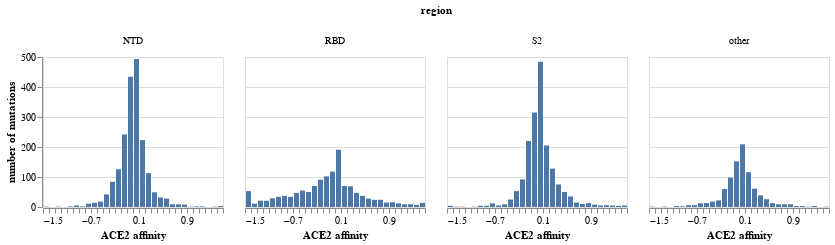

Notebook source saved alongside this figure:
### Code cell
cell_entry_slider = alt.param(
    value=init_min_cell_entry,
    bind=alt.binding_range(
        name="minimum cell_entry",
        min=all_muts_dms["cell entry"].min(),
        max=0,
    ),
)

affinity_lower_slider = alt.param(
    value=init_affinity_lower,
    bind=alt.binding_range(
        name="clip ACE2 affinity at this lower bound",
        min=all_muts_dms["ACE2 affinity"].min(),
        max=0,
    ),
)

affinity_upper_slider = alt.param(
    value=init_affinity_upper,
    bind=alt.binding_range(
        name="clip ACE2 affinity at this upper bound",
        max=all_muts_dms["ACE2 affinity"].max(),
        min=0,
    ),
)

density_hist = (
    alt.Chart(all_muts_dms)
    .transform_filter(alt.datum["cell entry"] >= cell_entry_slider)
    .transform_calculate(
        affinity_clipped=alt.expr.min(
            alt.expr.max(alt.datum["ACE2 affinity"], affinity_lower_slider),
            affinity_upper_slider,
        ),
    )
    .encode(
        x=alt.X(
            "affinity_clipped:Q",
            scale=alt.Scale(nice=False),
            bin=alt.BinParams(step=affinity_bin_width),
            title="ACE2 affinity",
        ),
        y=alt.Y("count():Q", title="number of mutations"),
        column="region",
    )
    .mark_bar()
    .properties(width=180, height=150)
    .add_params(cell_entry_slider, affinity_lower_slider, affinity_upper_slider)
)

density_hist

### Figure 1 — Vega-Lite specification as saved in the notebook (floating-point values rounded to 4 significant figures; data arrays with more than 128 entries replaced by an {"elided": "..."} marker saying what was removed)
{"config": {"view": {"continuousWidth": 300, "continuousHeight": 300}}, "data": {"name": "data-22cc5368fafce6b5a32d75af79a0b5ec"}, "mark": {"type": "bar"}, "encoding": {"column": {"field": "region", "type": "nominal"}, "x": {"bin": {"step": 0.1}, "field": "affinity_clipped", "scale": {"nice": false}, "title": "ACE2 affinity", "type": "quantitative"}, "y": {"aggregate": "count", "title": "number of mutations", "type": "quantitative"}}, "height": 150, "params": [{"name": "param_53", "bind": {"input": "range", "max": 0, "min": -6.619, "name": "minimum cell_entry"}, "value": -1.5}, {"name": "param_54", "bind": {"input": "range", "max": 0, "min": -3.726, "name": "clip ACE2 affinity at this lower bound"}, "value": -1.5}, {"name": "param_55", "bind": {"input": "range", "max": 4.013, "min": 0, "name": "clip ACE2 affinity at this upper bound"}, "value": 1.5}], "transform": [{"filter": "(datum['cell entry'] >= param_53)"}, {"calculate": "min(max(datum['ACE2 affinity'],param_54),param_55)", "as": "affinity_clipped"}], "width": 180, "$schema": "https://vega.github.io/schema/vega-lite/v5.8.0.json", "datasets": {"data-22cc5368fafce6b5a32d75af79a0b5ec": {"elided": "7206 records"}}}
